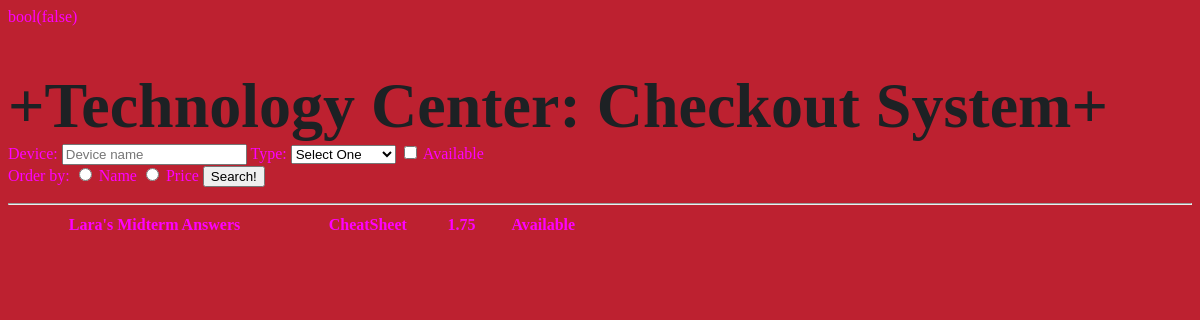
The page /labs/lab4/index.php?deviceType=CheatSheet on the database its author committed.
### tables this page shows
CREATE TABLE `device` (
  `deviceId` varchar(5) NOT NULL,
  `deviceName` varchar(50) NOT NULL,
  `deviceType` varchar(20) NOT NULL,
  `price` float NOT NULL,
  `status` varchar(10) NOT NULL,
  PRIMARY KEY (`deviceId`)
);

### labs/lab4/index.php (the view, shortened to what this page needs)
<?php
    $conn = getDataBaseconnection('tech_checkout');
    function getDeviceTypes(){
        global $conn;
        $sql = "SELECT DISTINCT (deviceType)
                FROM device
                ORDER by deviceType";
        $stmt = $conn->prepare($sql);
        $stmt->execute();
        $records = $stmt->fetchALL(PDO::FETCH_ASSOC);
        print_r($records);
    }
    function displayDevices(){
        global $conn;
        $sql = "SELECT * FROM device WHERE 1";
        if(!empty($_GET['deviceType'])){
            $sql .= " AND deviceType = :dType";
            $namedParameters[':dType'] = $_GET['deviceType'];
        }
        $stmt = $conn->prepare($sql);
        $stmt->execute($namedParameters);
        $records = $stmt->fetchAll(PDO::FETCH_ASSOC);
        echo "<table style='width:50%'>";
        foreach ($records as $record) {
            echo "<tr>";
            echo "<th>";
            echo $record['deviceName'] . " </th>";
            echo "<th> " . $record['deviceType'] . " </th>";
            echo "<th>" . $record['price'] . " </th>";
            echo "<th>" . $record['status'] . " </th> ";
            echo "</tr>";
         }
         echo "</table>";
}
?>
<!DOCTYPE html>
<html>
    <head>
    </head>
    <body>
        <h1>+Technology Center: Checkout System+</h1>
        <form action="">
            Device: <input type="text" name="deviceName" placeholder="Device name"/>
            Type:
            <select name="deviceType" id="device">
                <option value="">Select One</option>
            </select>
            <input type="checkbox" name="available" id="available">
            <label for="available">Available</label>
            <br>
            Order by:
            <input type="radio" name="orderByName" id="orderByName" value="name"/>
            <label for="order">Name</label>
            <input type="radio" name="orderByPrice" id="orderByPrice" value="price"/>
            <label for="order"> Price </label>
            <input type="submit" name="submit" value="Search!">
        </form>
        <hr>
        <?=displayDevices()?>
    </body>
</html>

### css/styles.css (style rules this page uses)
body { background-color:#bd2130; color: magenta; }
h1 { font-size: 4em; margin-bottom: 0px; color: #1d2124; }

### rows shown on the page
device: deviceName "Lara's Midterm Answers", deviceType "CheatSheet", price "1.75", status "Available"
